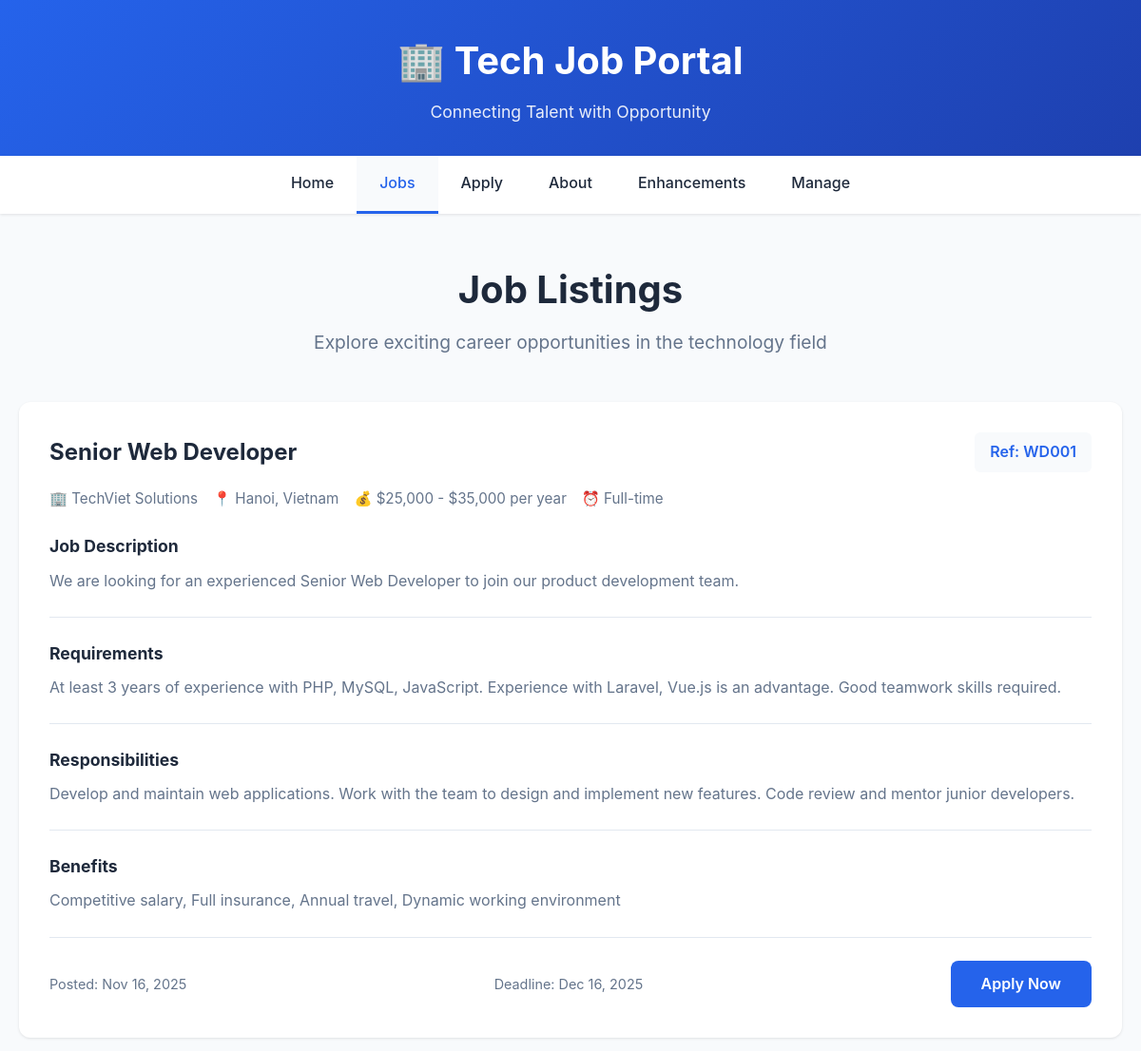
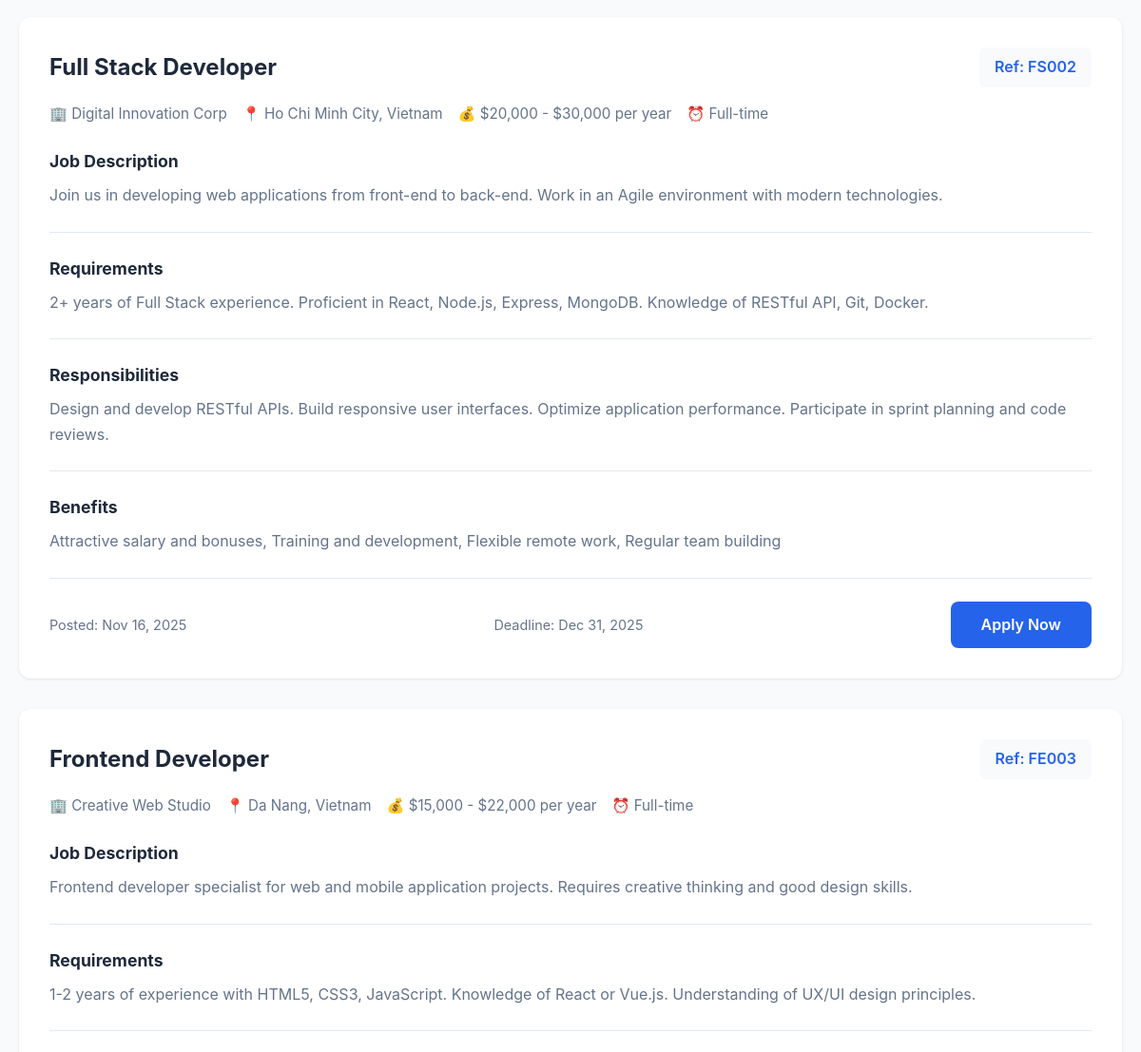
Before: /jobs.php (upper part) with the older database file (2 pictures, top to bottom).
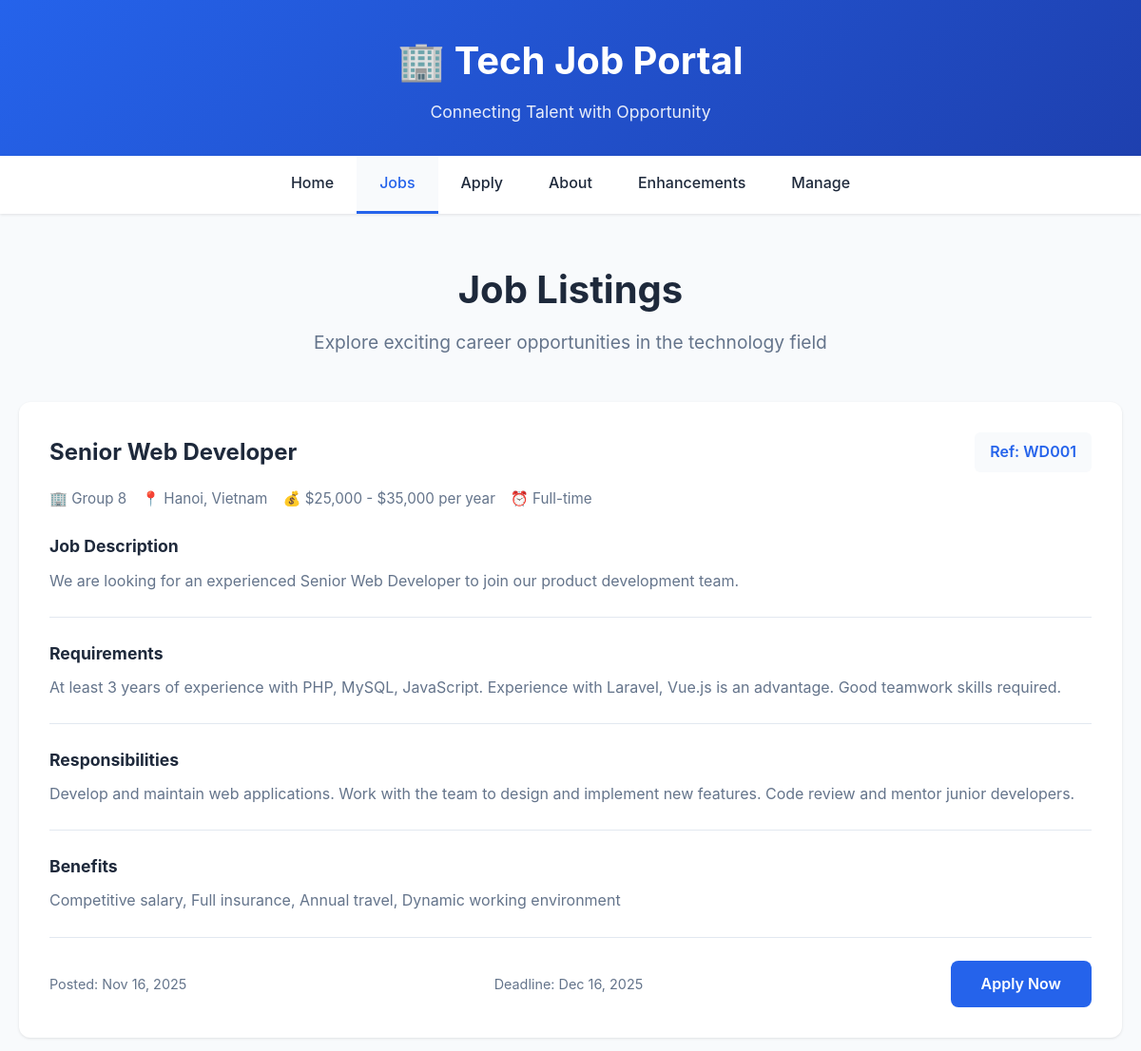
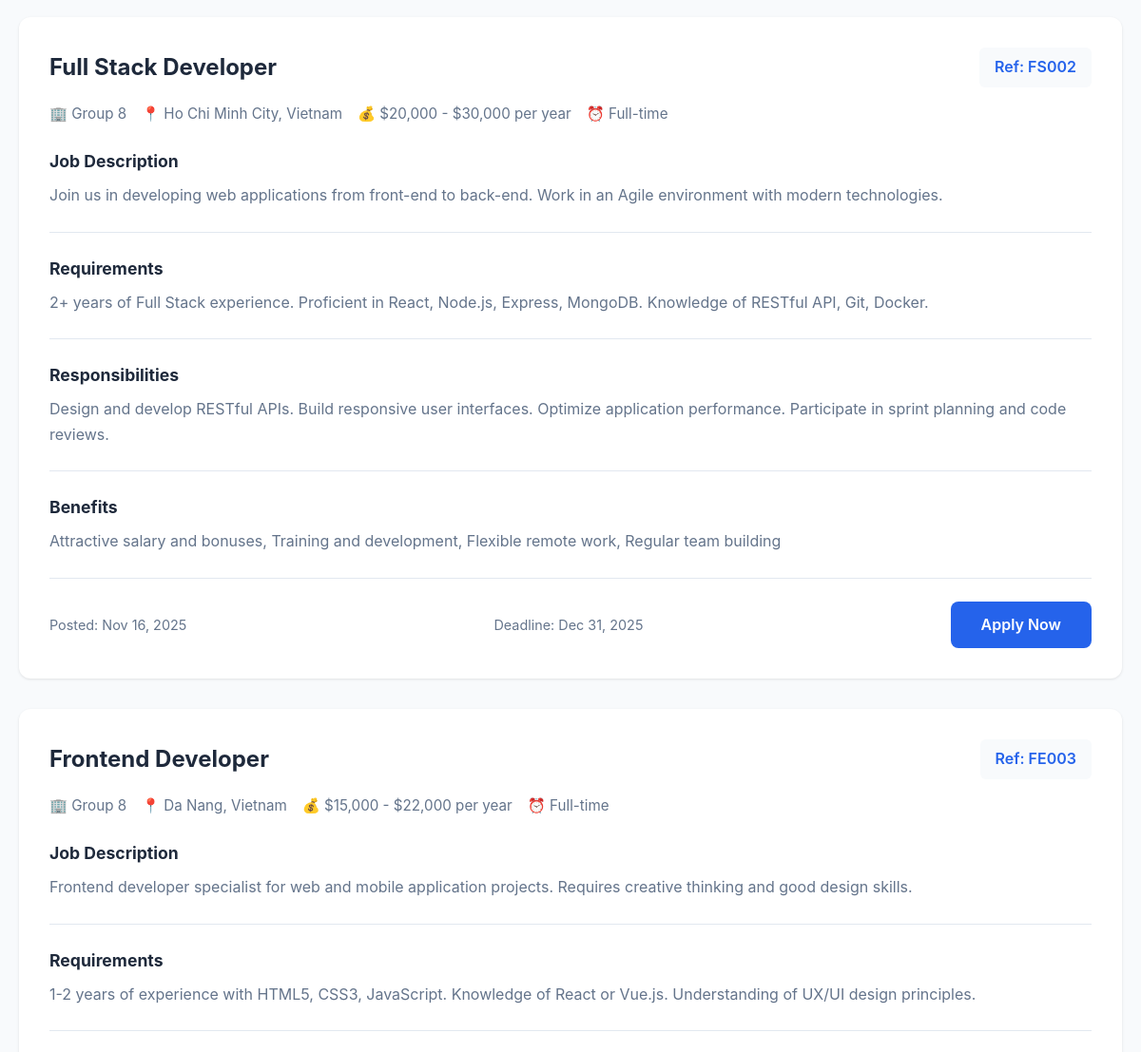
After: the same page with the newer database file (2 pictures, top to bottom).
### tables this page shows
CREATE TABLE IF NOT EXISTS jobs (
    job_id INT AUTO_INCREMENT PRIMARY KEY,
    job_reference VARCHAR(10) NOT NULL UNIQUE,
    job_title VARCHAR(100) NOT NULL,
    company_name VARCHAR(100) NOT NULL,
    location VARCHAR(100) NOT NULL,
    salary_range VARCHAR(50),
    job_type VARCHAR(50),
    description TEXT NOT NULL,
    requirements TEXT NOT NULL,
    responsibilities TEXT NOT NULL,
    benefits TEXT,
    posted_date DATE NOT NULL,
    closing_date DATE,
    status VARCHAR(20) DEFAULT 'Active',
    INDEX idx_job_reference (job_reference),
    INDEX idx_status (status),
    INDEX idx_posted_date (posted_date)
);

### jobs.php (the view, shortened to what this page needs)
<?php
include 'header.inc';
include 'nav.inc';
require_once 'settings.php';
$create_jobs_table = "CREATE TABLE IF NOT EXISTS jobs (
    job_id INT AUTO_INCREMENT PRIMARY KEY,
    job_reference VARCHAR(10) NOT NULL UNIQUE,
    job_title VARCHAR(100) NOT NULL,
    company_name VARCHAR(100) NOT NULL,
    location VARCHAR(100) NOT NULL,
    salary_range VARCHAR(50),
    job_type VARCHAR(50),
    description TEXT NOT NULL,
    requirements TEXT NOT NULL,
    responsibilities TEXT NOT NULL,
    benefits TEXT,
    posted_date DATE NOT NULL,
    closing_date DATE,
    status VARCHAR(20) DEFAULT 'Active'
)";
if ($conn) {
    mysqli_query($conn, $create_jobs_table);
}
?>
<main class="main-content">
    <div class="container">
        <section class="page-header">
            <h2>Job Listings</h2>
            <p>Explore exciting career opportunities in the technology field</p>
        </section>
        <div class="jobs-container">
            <?php
            if ($conn) {
                $query = "SELECT * FROM jobs WHERE status = 'Active' ORDER BY posted_date DESC";
                $result = mysqli_query($conn, $query);
                if ($result && mysqli_num_rows($result) > 0) {
                    while ($job = mysqli_fetch_assoc($result)) {
                        echo '<article class="job-card">';
                        echo '<div class="job-header">';
                        echo '<h3>' . htmlspecialchars($job['job_title']) . '</h3>';
                        echo '<span class="job-reference">Ref: ' . htmlspecialchars($job['job_reference']) . '</span>';
                        echo '</div>';
                        echo '<div class="job-meta">';
                        echo '<span class="company">🏢 ' . htmlspecialchars($job['company_name']) . '</span>';
                        echo '<span class="location">📍 ' . htmlspecialchars($job['location']) . '</span>';
                        echo '<span class="salary">💰 ' . htmlspecialchars($job['salary_range']) . '</span>';
                        echo '<span class="job-type">⏰ ' . htmlspecialchars($job['job_type']) . '</span>';
                        echo '</div>';
                        echo '<div class="job-section">';
                        echo '<h4>Job Description</h4>';
                        echo '<p>' . nl2br(htmlspecialchars($job['description'])) . '</p>';
                        echo '</div>';
                        echo '<div class="job-section">';
                        echo '<h4>Requirements</h4>';
                        echo '<p>' . nl2br(htmlspecialchars($job['requirements'])) . '</p>';
                        echo '</div>';
                        echo '<div class="job-section">';
                        echo '<h4>Responsibilities</h4>';
                        echo '<p>' . nl2br(htmlspecialchars($job['responsibilities'])) . '</p>';
                        echo '</div>';
                        if (!empty($job['benefits'])) {
                            echo '<div class="job-section">';
                            echo '<h4>Benefits</h4>';
                            echo '<p>' . nl2br(htmlspecialchars($job['benefits'])) . '</p>';
                            echo '</div>';
                        }
                        echo '<div class="job-footer">';
                        echo '<span class="posted-date">Posted: ' . date('M d, Y', strtotime($job['posted_date'])) . '</span>';
                        if (!empty($job['closing_date'])) {
                            echo '<span class="closing-date">Deadline: ' . date('M d, Y', strtotime($job['closing_date'])) . '</span>';
                        }
                        echo '<a href="apply.php?job=' . htmlspecialchars($job['job_reference']) . '" class="btn btn-primary">Apply Now</a>';
                        echo '</div>';
                        echo '</article>';
                    }
                } else {
                    echo '<p class="no-jobs">No jobs are currently available.</p>';
                }
            } else {
                echo '<p class="error-message">Unable to connect to the database.</p>';
            }
            ?>
        </div>
    </div>
</main>
<?php
include 'footer.inc';
?>

### header.inc (shortened to what this page needs)
<!DOCTYPE html>
<html lang="en">
<head>
    <link rel="stylesheet" href="styles/style.css">
</head>
<body>
    <header class="site-header">
        <div class="container">
            <div class="header-content">
                <h1>🏢 Tech Job Portal</h1>
                <p class="tagline">Connecting Talent with Opportunity</p>
            </div>
        </div>
    </header>

### nav.inc
<nav class="main-nav">
    <div class="container">
        <ul class="nav-menu">
            <li><a href="index.php" class="<?php echo basename($_SERVER['PHP_SELF']) == 'index.php' ? 'active' : ''; ?>">Home</a></li>
            <li><a href="jobs.php" class="<?php echo basename($_SERVER['PHP_SELF']) == 'jobs.php' ? 'active' : ''; ?>">Jobs</a></li>
            <li><a href="apply.php" class="<?php echo basename($_SERVER['PHP_SELF']) == 'apply.php' ? 'active' : ''; ?>">Apply</a></li>
            <li><a href="about.php" class="<?php echo basename($_SERVER['PHP_SELF']) == 'about.php' ? 'active' : ''; ?>">About</a></li>
            <li><a href="enhancements.php" class="<?php echo basename($_SERVER['PHP_SELF']) == 'enhancements.php' ? 'active' : ''; ?>">Enhancements</a></li>
            <li><a href="manage.php" class="<?php echo basename($_SERVER['PHP_SELF']) == 'manage.php' ? 'active' : ''; ?>">Manage</a></li>
        </ul>
    </div>
</nav>

### footer.inc (shortened to what this page needs)
</body>
</html>

### styles/style.css (style rules this page uses)
:root { --primary-color: #2563eb; --primary-dark: #1e40af; --secondary-color: #64748b; --success-color: #10b981; --error-color: #ef4444; --warning-color: #f59e0b; --bg-light: #f8fafc; --bg-white: #ffffff; --text-dark: #1e293b; --text-light: #64748b; --border-color: #e2e8f0; --shadow: 0 1px 3px rgba(0, 0, 0, 0.1); --shadow-lg: 0 10px 15px -3px rgba(0, 0, 0, 0.1); }
* { margin: 0; padding: 0; box-sizing: border-box; }
body { font-family: -apple-system, BlinkMacSystemFont, 'Segoe UI', Roboto, 'Helvetica Neue', Arial, sans-serif; line-height: 1.6; color: var(--text-dark); background-color: var(--bg-light); }
.container { max-width: 1200px; margin: 0 auto; padding: 0 20px; }
.site-header { background: linear-gradient(135deg, var(--primary-color), var(--primary-dark)); color: white; padding: 2rem 0; box-shadow: var(--shadow-lg); }
.header-content { text-align: center; }
.site-header h1 { font-size: 2.5rem; margin-bottom: 0.5rem; font-weight: 700; }
.tagline { font-size: 1.1rem; opacity: 0.9; }
.main-nav { background-color: var(--bg-white); box-shadow: var(--shadow); position: sticky; top: 0; z-index: 100; }
.nav-menu { list-style: none; display: flex; justify-content: center; flex-wrap: wrap; }
.nav-menu li { margin: 0; }
.nav-menu a { display: block; padding: 1rem 1.5rem; text-decoration: none; color: var(--text-dark); font-weight: 500; transition: all 0.3s ease; border-bottom: 3px solid transparent; }
.nav-menu a:hover, .nav-menu a.active { color: var(--primary-color); border-bottom-color: var(--primary-color); background-color: var(--bg-light); }
.main-content { min-height: 60vh; padding: 3rem 0; }
.page-header { text-align: center; margin-bottom: 3rem; }
.page-header h2 { font-size: 2.5rem; color: var(--text-dark); margin-bottom: 0.5rem; }
.page-header p { font-size: 1.2rem; color: var(--text-light); }
.btn { display: inline-block; padding: 0.75rem 2rem; border: none; border-radius: 8px; font-size: 1rem; font-weight: 600; text-decoration: none; cursor: pointer; transition: all 0.3s ease; }
.btn-primary { background-color: var(--primary-color); color: white; }
.jobs-container { display: flex; flex-direction: column; gap: 2rem; }
.job-card { background: white; padding: 2rem; border-radius: 12px; box-shadow: var(--shadow); transition: box-shadow 0.3s ease; }
.job-header { display: flex; justify-content: space-between; align-items: center; margin-bottom: 1rem; flex-wrap: wrap; gap: 1rem; }
.job-header h3 { font-size: 1.5rem; color: var(--text-dark); }
.job-reference { background: var(--bg-light); padding: 0.5rem 1rem; border-radius: 6px; font-weight: 600; color: var(--primary-color); }
.job-meta { display: flex; flex-wrap: wrap; gap: 1rem; margin-bottom: 1.5rem; font-size: 0.95rem; color: var(--text-light); }
.job-section { margin-bottom: 1.5rem; padding-bottom: 1.5rem; border-bottom: 1px solid var(--border-color); }
.job-section h4 { font-size: 1.1rem; margin-bottom: 0.5rem; color: var(--text-dark); }
.job-section p { color: var(--text-light); line-height: 1.7; }
.job-footer { display: flex; justify-content: space-between; align-items: center; margin-top: 1.5rem; flex-wrap: wrap; gap: 1rem; }
.posted-date, .closing-date { font-size: 0.9rem; color: var(--text-light); }

Changed rows visible on the page:
changed jobs "Senior Web Developer": company_name "TechViet Solutions" → "Group 8"
changed jobs "Full Stack Developer": company_name "Digital Innovation Corp" → "Group 8"
changed jobs "Frontend Developer": company_name "Creative Web Studio" → "Group 8"
